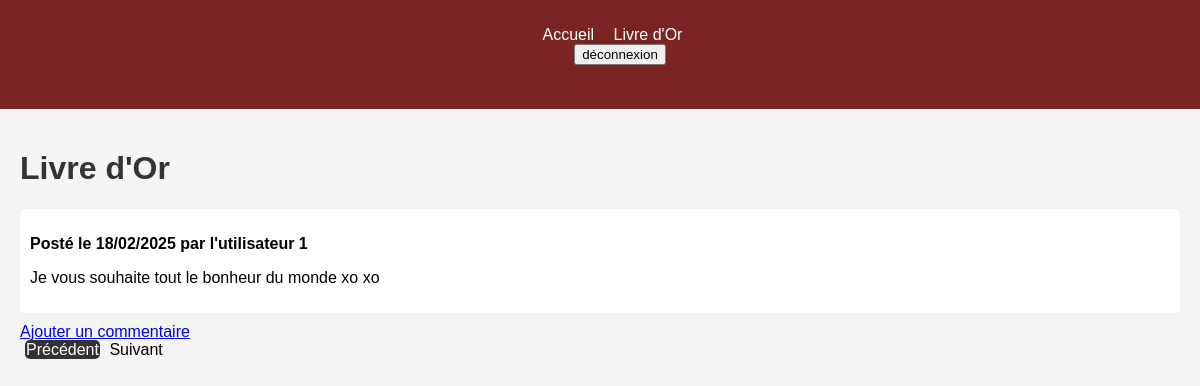
The app's page /assets/pages/livre-or.php?page=2 (signed in) with its own data.
### tables this page shows
CREATE TABLE IF NOT EXISTS `comment` (
  `id` int NOT NULL AUTO_INCREMENT,
  `comment` text NOT NULL,
  `id_user` int NOT NULL,
  `date` datetime NOT NULL,
  PRIMARY KEY (`id`)
);

### assets/pages/livre-or.php (the view, shortened to what this page needs)
<?php
include_once '../bdd/db.php';
$page = isset($_GET['page']) ? (int)$_GET['page'] : 1;
$limit = 5;
$offset = ($page - 1) * $limit;
$stmt = $pdo->prepare("SELECT COUNT(*) FROM comment");
$stmt->execute();
$total_comments = $stmt->fetchColumn();
$total_pages = ceil($total_comments / $limit);
$stmt = $pdo->prepare("SELECT * FROM comment ORDER BY date DESC LIMIT :limit OFFSET :offset");
$stmt->bindValue(':limit', (int)$limit, PDO::PARAM_INT);
$stmt->bindValue(':offset', (int)$offset, PDO::PARAM_INT);
$stmt->execute();
$comments = $stmt->fetchAll();
?>
<!DOCTYPE html>
<html lang="fr">
<head>
    <link rel="stylesheet" href="../css/style.css">
</head>
<body>
    <header>
        <nav>
            <ul>
                <li><a href="../../index.php">Accueil</a></li>
                <li><a href="livre-or.php">Livre d'Or</a></li>
                <?php
                if(isset($_SESSION['user'])) {
                    echo("<li><form method='post' action=''><button name='deconnexion' type='submit'>déconnexion</button></form></li>");
                } else {
                    echo("
                    <li><a href='inscription.php'>S'inscrire</a></li>
                    <li><a href='connexion.php'>Se connecter</a></li>
                    ");
                }
                ?>
            </ul>
        </nav>
    </header>
    <main>
        <h1>Livre d'Or</h1>
        <?php foreach ($comments as $comment): ?>
            <div class="comment">
                <p><strong>Posté le <?php echo date("d/m/Y", strtotime($comment['date'])); ?> par l'utilisateur <?php echo htmlspecialchars($comment['id_user']); ?></strong></p>
                <p><?php echo htmlspecialchars($comment['comment']); ?></p>
            </div>
        <?php endforeach; ?>
        <?php if (isset($_SESSION['user_id'])): ?>
            <a href="commentaire.php">Ajouter un commentaire</a>
        <?php endif; ?>
        <div class="pagination">
            <?php if ($page > 1): ?>
                <a href="?page=<?php echo $page - 1; ?>">Précédent</a>
            <?php else: ?>
                <span>Précédent</span>
            <?php endif; ?>
            <?php if ($page < $total_pages): ?>
                <a href="?page=<?php echo $page + 1; ?>">Suivant</a>
            <?php else: ?>
                <span>Suivant</span>
            <?php endif; ?>
        </div>
    </main>
</body>
</html>

### assets/css/style.css (style rules this page uses)
body { font-family: Arial, sans-serif; margin: 0; padding: 0; box-sizing: border-box; background-color: #f4f4f4; }
header { background-color:rgb(123, 36, 36); color: white; padding: 10px; text-align: center; }
nav ul { list-style-type: none; }
nav ul li { display: inline; margin-right: 15px; }
nav ul li a { color: white; text-decoration: none; }
main { padding: 20px; }
h1 { color: #333; }
.comment { background-color: white; padding: 10px; margin: 10px 0; border-radius: 5px; }
.pagination a { text-decoration: none; padding: 1px; margin: 0 5px; background-color: #333; color: white; border-radius: 5px; }

### records on screen
comment: date "18/02/2025", id_user "1", comment "Je vous souhaite tout le bonheur du monde xo xo"
